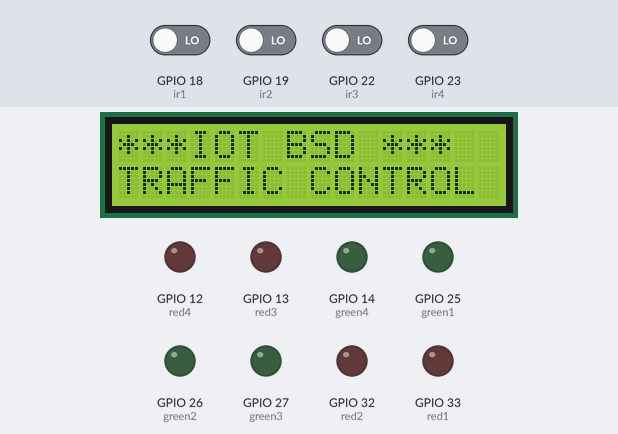
Bench run of a sketch on a simulated ESP32. Shown: 16×2 character LCD, output pins drawn as LEDs (lit = HIGH). The test bench sets the inputs (shaded band); at power-on: GPIO 18 (ir1), GPIO 19 (ir2), GPIO 22 (ir3), GPIO 23 (ir4) LOW. WiFi joins after 1.5 s; servers stay silent unless stated; uploads are accepted with an empty reply; what the sketch prints to the serial monitor is not drawn.

Above: at 0.1 s.
10.7 s: GPIO 18 (ir1) driven HIGH
At 12.0 s:
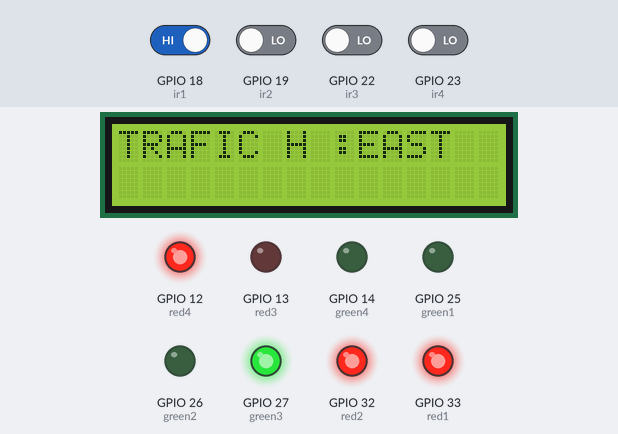
At 13.1 s:
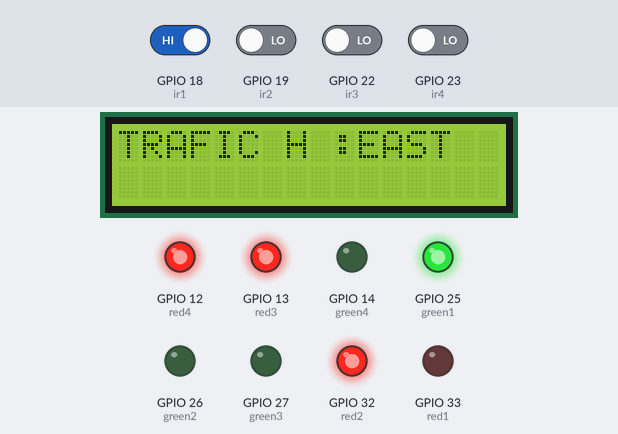
Timing chart, 0 to 23.2 s (numbered marks = the images above; inputs shaded):
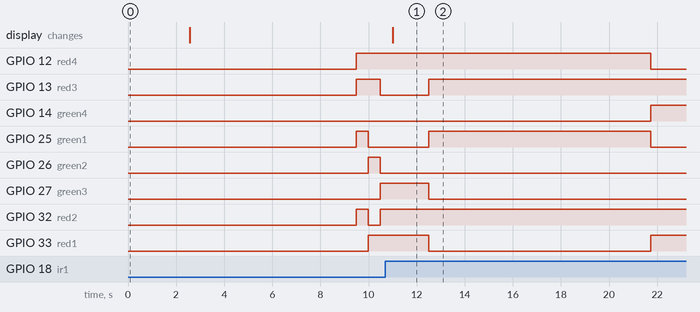

The sketch:

traffic_control_with_lights_nnrg.ino
```cpp
#include <WiFi.h>
#include <HTTPClient.h>

#include <LiquidCrystal.h>
#include <String.h>

// WiFi parameters to be configured
const char* ssid = "project12"; // Hoofdlettergevoelig
const char* password = "project123456"; // Hoofdlettergevoelig
//String a = "http://sms.scubedigi.com/api.php?username=Mydreamacd&password=Mydre@m123&to=9014449822&from=MYDREM&message=";
String msg = "\0";
String r = "http://projectsiot.xyz/IoTProjects/TrafficLight/trafficupload.php?a=";
String rs = "\0";
String obs = "\0";
String fir = "\0";
int alc;

LiquidCrystal lcd (15,2,4,16,17,5);
//#define fire_sensor D1
//#define obstacle_sensor D0

//#define m11 D2
//#define m12 D3
//#define m21 D4
//#define m22 D5

#define ir1 18
#define ir2 19
#define ir3 22
#define ir4 23

#define red1 33
#define red2 32
#define red3 13
#define red4 12

#define green1 25
#define green2 26
#define green3 27
#define green4 14

unsigned int obstacle = 0;
unsigned int fire = 0;

char a,b,c,d;
/*
void forward ()
{
  digitalWrite(m11, HIGH);
  digitalWrite(m12, LOW);
  digitalWrite(m21, HIGH);
  digitalWrite(m22, LOW);
  delay(10);
}

void backward ()
{
  digitalWrite(m12, HIGH);
  digitalWrite(m11, LOW);
  digitalWrite(m22, HIGH);
  digitalWrite(m21, LOW);
  delay(10);
}
void left ()
{
  digitalWrite(m12, LOW);
  digitalWrite(m11, HIGH);
  digitalWrite(m21, LOW);
  digitalWrite(m22, HIGH);
  delay(10);
}

void right ()
{

  digitalWrite(m11, LOW);
  digitalWrite(m12, HIGH);
  digitalWrite(m21, HIGH);
  digitalWrite(m22, LOW);
  delay(10);
}
void stopp ()
{
  digitalWrite(m12, LOW);
  digitalWrite(m11, LOW);
  digitalWrite(m22, LOW);
  digitalWrite(m21, LOW);
  delay(10);
}
*/

void setup() {
  Serial.begin(9600);
  Serial.println("power up");

//pinMode (rled,OUTPUT);
//pinMode (gled,OUTPUT);

pinMode (ir1,INPUT);
pinMode (ir2,INPUT);
pinMode (ir3,INPUT);
pinMode (ir4,INPUT);

pinMode(green1,OUTPUT);
pinMode(green2,OUTPUT);
pinMode(green3,OUTPUT);
pinMode(green4,OUTPUT);


pinMode(red1,OUTPUT);
pinMode(red2,OUTPUT);
pinMode(red3,OUTPUT);
pinMode(red4,OUTPUT);

lcd.begin(16, 2);
  lcd.clear();
  lcd.setCursor(0, 0);
  lcd.print("***IOT BSD ***");
  lcd.setCursor( 0, 1);
  lcd.print("TRAFFIC CONTROL S/M ");
  delay(2500);

lcd.clear();
lcd.setCursor(0,0);
        lcd.print("CONNECTING--TO");
        lcd.setCursor( 2,1);
         lcd.print(ssid);
         delay(100);

Serial.print("Bezig met verbinden");
  WiFi.begin(ssid, password); // Connect to WiFi

  // while wifi not connected yet, print '.'
  // then after it connected, get out of the loop
  while (WiFi.status() != WL_CONNECTED) {
     delay(500);
     Serial.print(".");
  }

  // Verbonden.
  Serial.println("OK!");

  // Access Point (SSID).
  Serial.print("SSID: ");
  Serial.println(WiFi.SSID());

  // IP adres.
  Serial.print("IP: ");
  Serial.println(WiFi.localIP());
Serial.println("state---------------1");
  // Signaalsterkte.
  long rssi = WiFi.RSSI();
  Serial.print("Signaal sterkte (RSSI): ");
  Serial.print(rssi);
  Serial.println(" dBm");
  Serial.println("");


Serial.print("A = "); Serial.println("http://projectsiot.xyz/IoTProjects/HealthCare/healthupload.php?a=U&b=86&c=L");


if(WiFi.status()== WL_CONNECTED){ //Check WiFi connection status

    HTTPClient http; //Declare an object of class HTTPClient

  http.begin("http://projectsiot.xyz/IoTProjects/TrafficLight/trafficupload.php?a=U&b=Y&c=Y&d=Y");

int httpCode = http.GET(); //Send the request
    if (httpCode > 0) { //Check the returning code
      String payload = http.getString(); //Get the request response payload
      Serial.println(payload); //Print the response payload
    }
    http.end(); //Close connection

delay(5000);
}

}


void loop()
{

digitalWrite(green1,HIGH);
digitalWrite(green2,LOW);
digitalWrite(green3,LOW);
digitalWrite(green4,LOW);

digitalWrite(red1,LOW);
digitalWrite(red2,HIGH);
digitalWrite(red3,HIGH);
digitalWrite(red4,HIGH);
 delay(500);
check ();

////////////////////////

digitalWrite(green1,LOW);
  digitalWrite(green2,HIGH);
  digitalWrite(green3,LOW);
  digitalWrite(green4,LOW);

digitalWrite(red1,HIGH);
digitalWrite(red2,LOW);
digitalWrite(red3,HIGH);
digitalWrite(red4,HIGH);
 delay(500);
check ();

////////////////////////

digitalWrite(green1,LOW);
  digitalWrite(green2,LOW);
  digitalWrite(green3,HIGH);
  digitalWrite(green4,LOW);

digitalWrite(red1,HIGH);
digitalWrite(red2,HIGH);
digitalWrite(red3,LOW);
digitalWrite(red4,HIGH);
 delay(500);
check ();

////////////////////////

digitalWrite(green1,LOW);
  digitalWrite(green2,LOW);
  digitalWrite(green3,LOW);
  digitalWrite(green4,HIGH);

digitalWrite(red1,HIGH);
digitalWrite(red2,HIGH);
digitalWrite(red3,HIGH);
digitalWrite(red4,LOW);
 delay(500);
check ();

//rs= r + a + "&b=" + b + "&c=" + c + "&d=" + d;
//send2server ();
//fire = digitalRead(fire_sensor);

} // LOOP

void check ()
{
  if(digitalRead(ir1)==HIGH)
{
  lcd.setCursor(0, 0);
  lcd.print("TRAFIC H :EAST   ");
  lcd.setCursor( 0, 1);
  lcd.print("                     ");
  delay(1500);
  a='Y';
  digitalWrite(green1,HIGH);
  digitalWrite(green2,LOW);
  digitalWrite(green3,LOW);
  digitalWrite(green4,LOW);

digitalWrite(red1,LOW);
digitalWrite(red2,HIGH);
digitalWrite(red3,HIGH);
digitalWrite(red4,HIGH);

 delay(500);

rs= r + a + "&b=" + b + "&c=" + c + "&d=" + d;
send2server ();
delay(8000);

}
else
{
a='N';
}
if(digitalRead(ir2)==HIGH)
{
  lcd.setCursor(0, 0);
  lcd.print("TRAFIC H :WEST   ");
  lcd.setCursor( 0, 1);
  lcd.print("                 ");
  delay(500);
  b='Y';
  digitalWrite(green1,LOW);
  digitalWrite(green2,HIGH);
  digitalWrite(green3,LOW);
  digitalWrite(green4,LOW);

digitalWrite(red1,HIGH);
digitalWrite(red2,LOW);
digitalWrite(red3,HIGH);
digitalWrite(red4,HIGH);
 delay(500);

rs= r + a + "&b=" + b + "&c=" + c + "&d=" + d;
send2server ();
delay(8000);
}
else
{
b='N';
}
if(digitalRead(ir3)==HIGH)
{
  lcd.setCursor(0, 0);
  lcd.print("TRAFIC H :NORTH   ");
  lcd.setCursor( 0, 1);
  lcd.print("                 ");
  delay(500);
  d='Y';

  digitalWrite(green1,LOW);
  digitalWrite(green2,LOW);
  digitalWrite(green3,HIGH);
  digitalWrite(green4,LOW);

digitalWrite(red1,HIGH);
digitalWrite(red2,HIGH);
digitalWrite(red3,LOW);
digitalWrite(red4,HIGH);

 delay(500);

rs= r + a + "&b=" + b + "&c=" + c + "&d=" + d;
send2server ();
delay(8000);
}
else
{
d='N';
}
if(digitalRead(ir4)==HIGH)
{
  lcd.setCursor(0, 0);
  lcd.print("TRAFIC H :SOUTH   ");
  lcd.setCursor( 0, 1);
  lcd.print("                   ");
  delay(500);
  c='Y';

  digitalWrite(green1,LOW);
  digitalWrite(green2,LOW);
  digitalWrite(green3,LOW);
  digitalWrite(green4,HIGH);

digitalWrite(red1,HIGH);
digitalWrite(red2,HIGH);
digitalWrite(red3,HIGH);
digitalWrite(red4,LOW);

 delay(500);

rs= r + a + "&b=" + b + "&c=" + c + "&d=" + d;
send2server ();
delay(8000);
}
else
{
c='N';
}
}//check ()

void send2server ()
{
Serial.print("rs = "); Serial.println(rs);
if(WiFi.status()== WL_CONNECTED){ //Check WiFi connection status

    HTTPClient http; //Declare an object of class HTTPClient
 http.begin(rs);

int httpCode = http.GET(); //Send the request
    if (httpCode > 0) { //Check the returning code
      String payload = http.getString(); //Get the request response payload
      Serial.println(payload); //Print the response payload
    }
    http.end(); //Close connection

delay(500);
}
}
```

Measured:
- after the input at 10.7 s, GPIO 26 (green2): stops changing and stays LOW; GPIO 32 (red2): stops changing and stays HIGH; the display: changes after 0.30 s (image 1)
